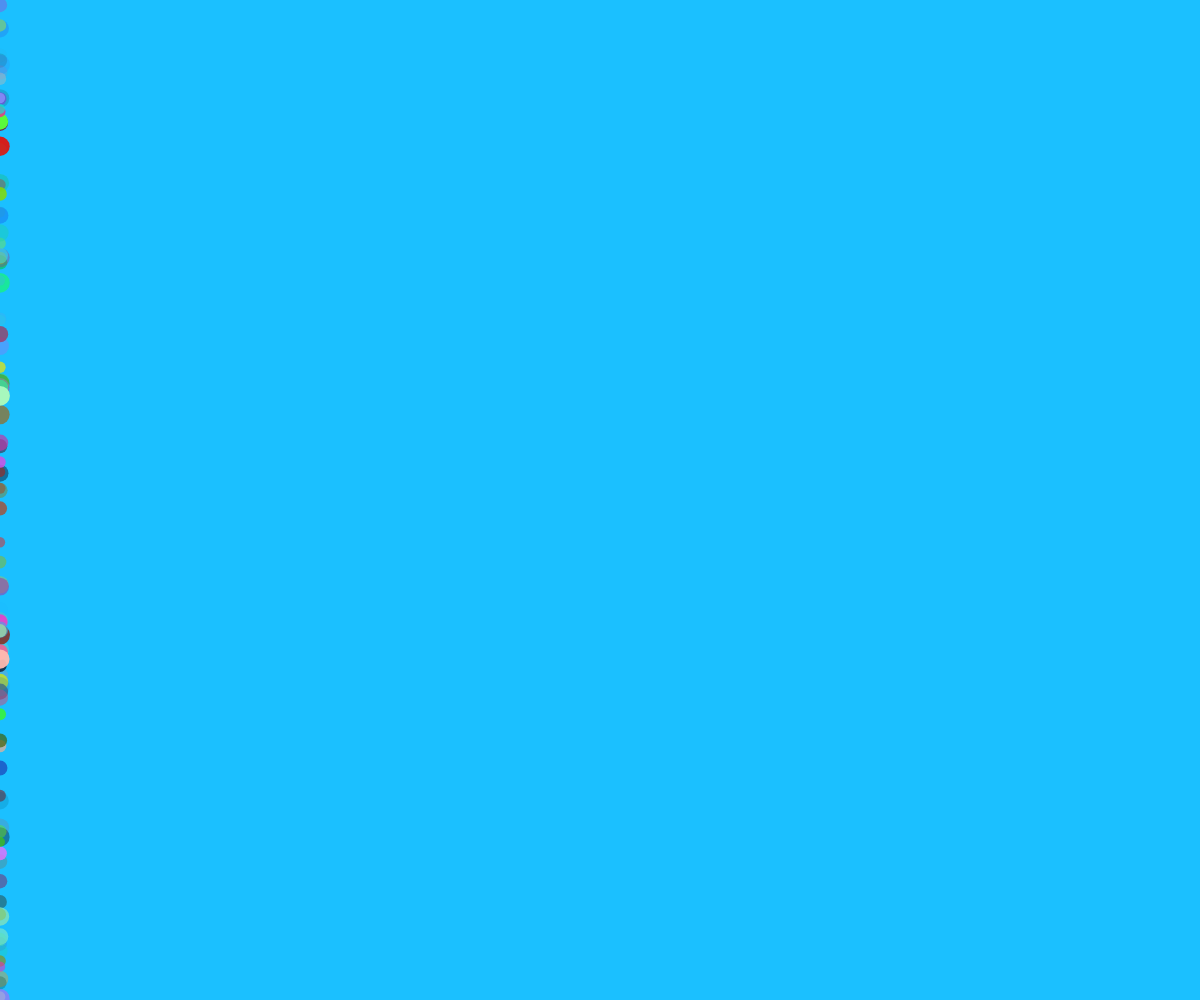
Frame 1 (no input)
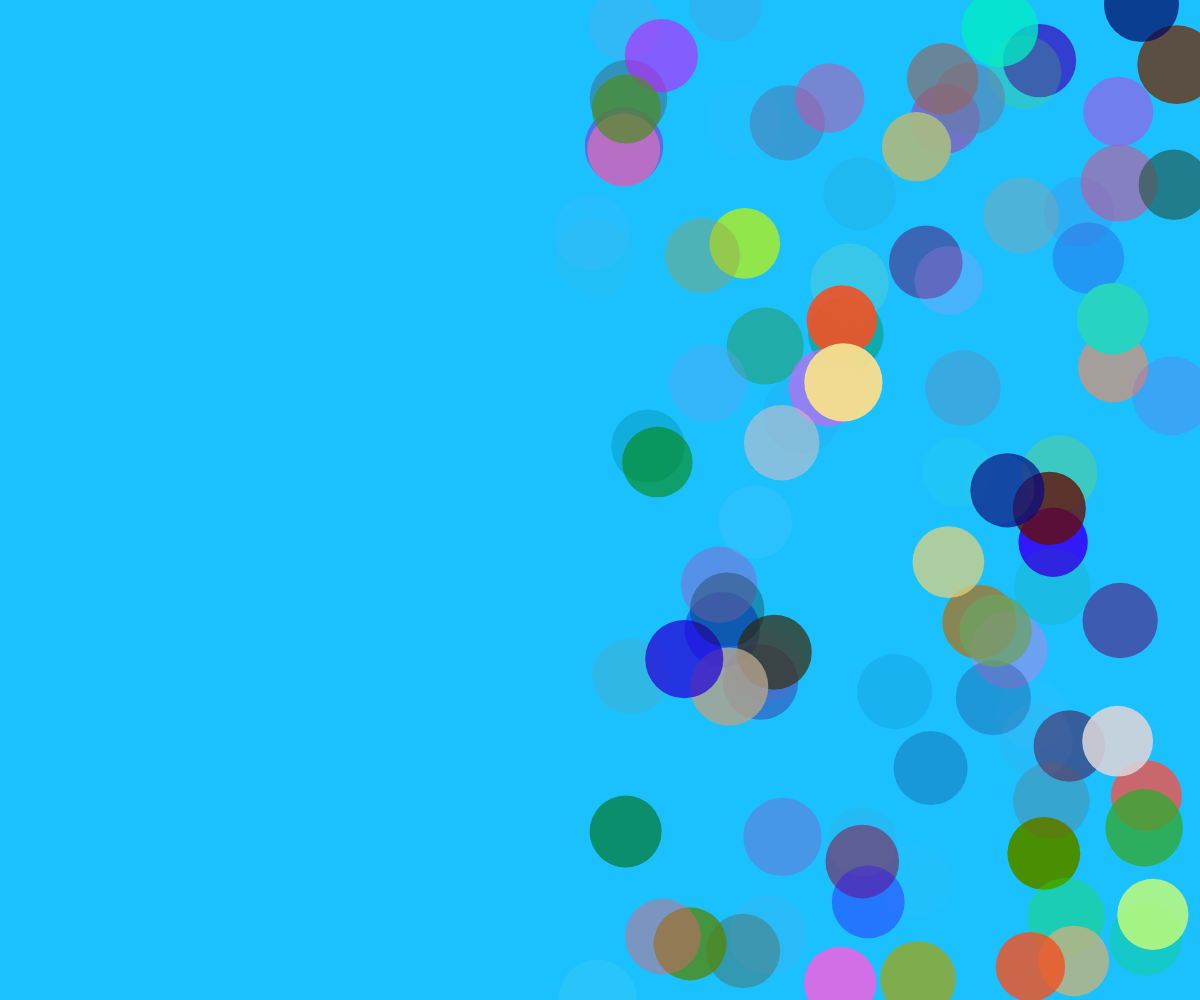
Frame 60 (no input)
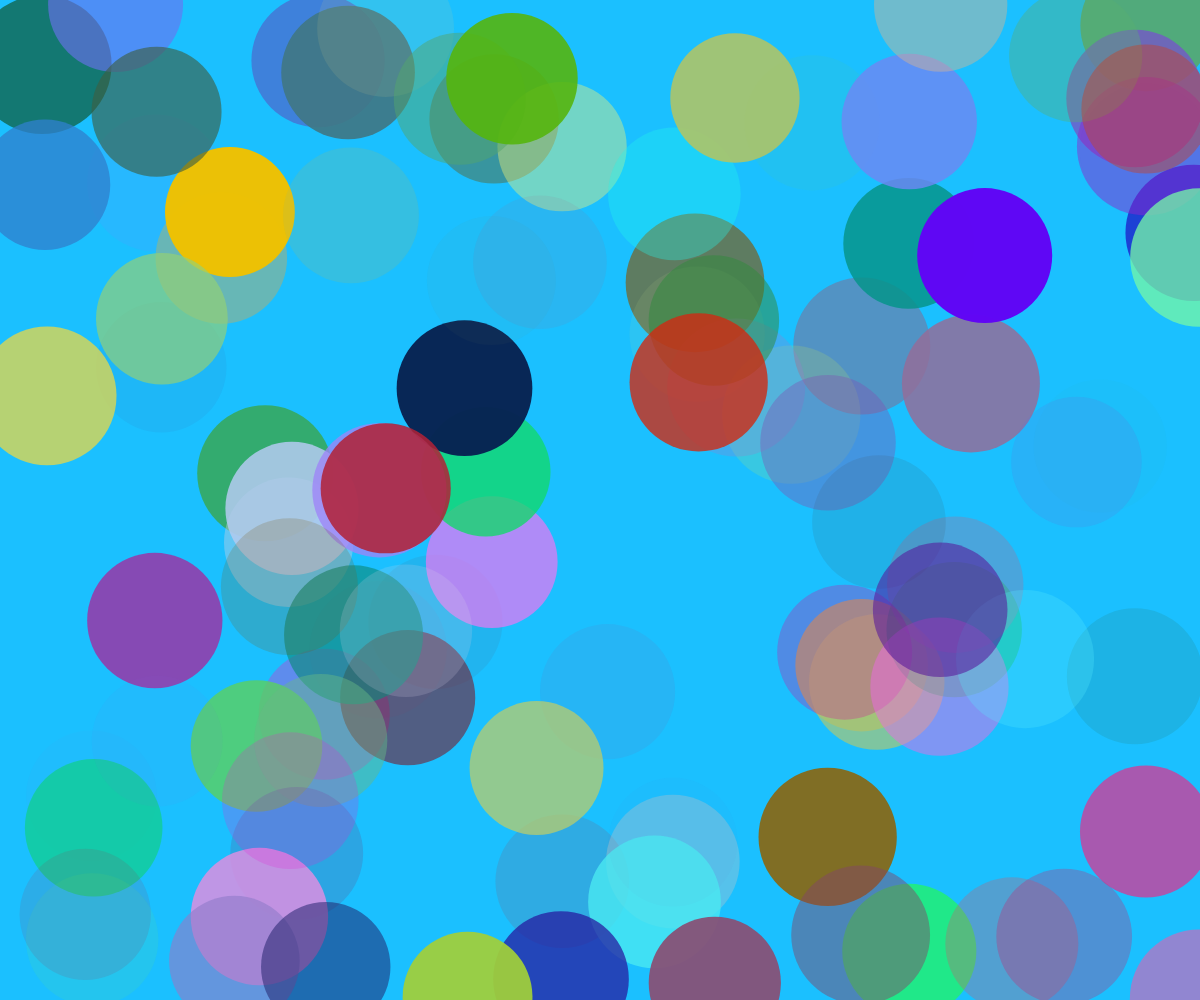
Frame 120 (the mouse pressed at the canvas centre since frame 60)

The p5.js sketch that drew these frames (run headless with seeded random() and noise() and a simulated clock; from frame 60 on, the mouse is pressed at the canvas centre):

// p5.js sketch
// ── sketch.js
var myArray = [];


function setup() {
    createCanvas(windowWidth, windowHeight);
    frameRate(20);
    for (var i = 0; i<100; i++){
      myArray.push(
        new Ball(0, random(height), random(10, 20),random(10,20)));
  }
}
function draw() {
  background(27, 192, 255);
   console.log();
  for(var i = 0; i < myArray.length; i++) {
    myArray[i].display();
    myArray[i].move();
     }
  }

// ── Ball.js
function Ball(initX, initY, initSize, delta) {
    this.x = initX;
    this.y = initY;
    this.size = initSize;
    this.delta = delta;
}
Ball.prototype.move = function() {
    this.x = this.x +this.delta;
    this.checkEdge();
};
Ball.prototype.checkEdge = function() {
    if (this.x >= width) {
        this.x = width - 1;
        this.delta *= -1;
    } else if (this.x <= 0) {
        this.x = 0 + 1;
        this.delta *= -1;
    }
};

Ball.prototype.display = function() {
  fill(random(0,255),random(0,255),random(0,255),random(0,255));

    push();
    noStroke()
    ellipse(this.x,this.y, this.size, this.size++);
    pop();
};
